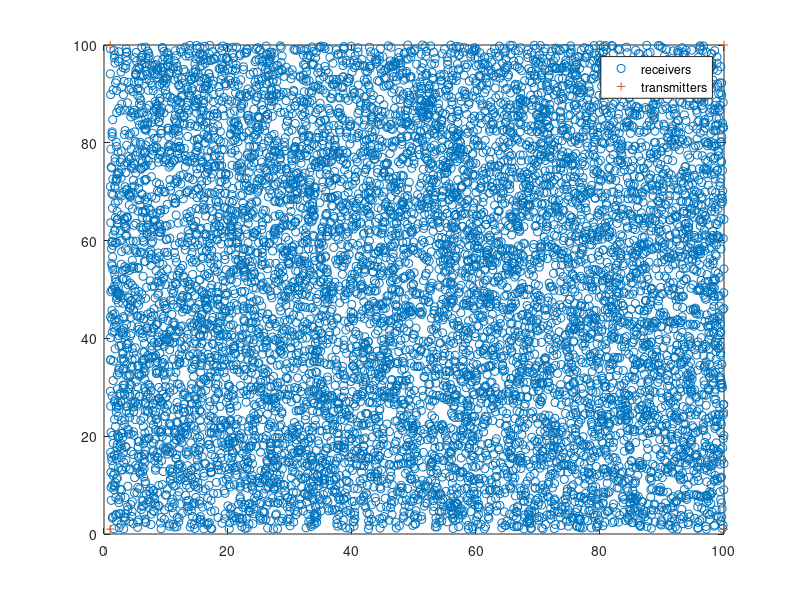

MATLAB code for this plot: (Note: this script raises an error after producing the figure.)
%error vs. tree level
%plug training data into SVM to find the position of each leaf
%% 
close all
N0 = -100;  %-100dBm
N0_lin = 10^(N0/10);    %for sigma
pt = 20;
pt_lin = 10^(pt/10);  %20dBm
r = 3.8;
rhat = 3.2;
sigma_s = 8;     %8dB, shadowing
x_c = 10;   %meter
dim1 = 100;
dim2 = 100;  %dimensions of the grid
tx = [1,1;dim1,1;1,dim2;dim1,dim2]; %tx position
ntx = length(tx(:,1));
nodes = 63;
c = [1+1j;1-1j;-1+1j;-1-1j];
%% 

data_count = 10000;
train_count = 8000;
test_count = data_count - train_count;  %use these numbers of data for training and testing
position = [rand(data_count,1)*(dim1-1)+1 rand(data_count,1)*(dim2-1)+1];  %array to store locations of rx
pr_dB = zeros(data_count, ntx); %array to store received signal strength from each tx
pr_est = zeros(data_count,ntx);
nsignal = 1000;

%R = zeros(train_count, train_count);    %correlation matrix for shadowing
% for i = 1:nrx
%     for k = 1:nrx
%         R(i,k) = exp(-norm(position(i,:)-position(k,:))/x_c);
%     end
% end
% R = sigma_s^2*R;
% sqrtR = sqrtm(R);
%%
for i = 1:data_count
    %S = sqrtR*randn(nrx,1);
    S = 0;
    for k = 1:ntx
        pr_dB(i,k) = pt - 10*r*log10(norm(position(i,:)-tx(k,:)));
    end
    %pr_dB(i,:) = pr_dB(i,:) + S(i);
    x = datasample(c,1000,1);   %signal sent
    omega = sqrt(N0_lin/2)*((randn(1000,1))+randn(1000,1)*1j);  %receiver noise
    y = x/rms(x)*sqrt(10.^(pr_dB(i,:)/10))+omega;   %signal received
    pr_est(i,:) = mean((abs(y)).^2)-N0_lin; %extract pr
end
%%

figure(1)
plot(position(:,1),position(:,2),'o');
hold on
plot(tx(:,1),tx(:,2),'+');
hold off
legend('receivers','transmitters');
%%
% class = position(:,1) > dim1/2;
% class = class*2 - 1;    %in class 1 if on the left half, in class 2 if on the right half
% SVMModel = fitcsvm(pr_est(1:train_count,:),class(1:train_count));
% 
% class = position(:,1) > dim1/2;
% prpos = [];
% prneg = [];
% pospos = [];
% posneg = [];
% for i = 1:length(pr_est(1,:))
%     pr = pr_est(1:train_count,i);
%     prpos(:,i) = pr(class(1:train_count));
%     prneg(:,i) = pr(~class(1:train_count));
% end
% 
% for i = 1:length(position(1,:))
%     pos = position(1:train_count,i);
%     pospos(:,i) = pos(class(1:train_count));
%     posneg(:,i) = pos(~class(1:train_count));
% end
% 
% class1 = posneg(:,1) > dim1/4;
% class2 = pospos(:,1) > dim1*3/4;
% class1 = class1*2-1;
% class2 = class2*2-1;
% SVMModel1 = fitcsvm(prneg,class1);
% SVMModel2 = fitcsvm(prpos,class2);
% 
% error_count = 0;
% for i = 1:train_count
%     if((pr_est(i,:)*SVMModel.Beta + SVMModel.Bias) < 0)
%         if((pr_est(i,:)*SVMModel1.Beta + SVMModel1.Bias) < 0 && position(i,1) > dim1/4)
%             error_count = error_count + 1;
%         elseif((pr_est(i,:)*SVMModel1.Beta + SVMModel1.Bias) > 0 && position(i,1) < dim1/4)
%             error_count = error_count + 1;
%         end
%     else
%         if((pr_est(i,:)*SVMModel2.Beta + SVMModel2.Bias) < 0 && position(i,1) > dim1*3/4)
%             error_count = error_count + 1; 
%         elseif((pr_est(i,:)*SVMModel2.Beta + SVMModel2.Bias) > 0 && position(i,1) < dim1*3/4)
%             error_count = error_count + 1;
%         end
%     end
% end
% train_error_rate = error_count/train_count;
% 
% error_count = 0;
% for i = train_count+1 : data_count
%     if((pr_est(i,:)*SVMModel.Beta + SVMModel.Bias)*class(i) < 0)
%        error_count = error_count + 1; 
%     end
% end
% test_error_rate = error_count/test_count;
% display(train_error_rate);
% display(test_error_rate);
% 
% class1 = [];
% class2 = [];
% w = SVMModel1.Beta;
% b = SVMModel1.Bias;
% for i = 1:length(prneg)
%     if(prneg(i,:)*w+b < 0)
%         class1 = [class1; posneg(i,:)];
%     else
%         class2 = [class2; posneg(i,:)];
%     end
% end
% 
% figure(2)
% plot(class1(:,1),class1(:,2),'o')
% hold on
% plot(class2(:,1),class2(:,2),'o')
% hold off
%%
SVM1 = SVM_rec_1D_fix(pr_est(1:train_count,:),position(1:train_count,:),dim1,dim2,1,nodes); %leaf = 2^level-1
Sfield = fieldnames(SVM1);
Scell = struct2cell(SVM1);
sz = size(Scell);
Scell = reshape(Scell,sz(1),[]);
Scell = Scell';
Scell = sortrows(Scell,3);
Scell = reshape(Scell',sz);
SVM1 = cell2struct(Scell,Sfield,1);  %sort SVM based on idx

%% dim2 SVMs to classify along dim2
SVM2 = [];
col = zeros(train_count,1);
for i = 1:train_count
    idx1 = 1;
    while (idx1 <= nodes)
        if(pr_est(i,:)*SVM1(idx1).w+SVM1(idx1).b < 0)
            idx1 = idx1 * 2;
        else
            idx1 = idx1 * 2 + 1;
        end
    end
    idx1 = idx1 - length(SVM1);
    col(i) = idx1;
end
for i = 1:nodes+1 %these many classes
    pr = [];
    pos = [];
%     class = (position(1:train_count,1) < i*dim1/(2^level)) & (position(1:train_count,1) > (i-1)*dim1/(2^level));
%     for k = 1:length(pr_est(1,:))
%         prk = pr_est(1:train_count,k);
%         pr(:,k) = prk(class);
%     end
%     for k = 1:length(position(1,:))
%         posk = position(1:train_count,k);
%         pos(:,k) = posk(class);
%     end
    class = col == i;
    for k = 1:length(pr_est(1,:))
        prk = pr_est(1:train_count,k);
        pr(:,k) = prk(class);
    end
    for k = 1:length(position(1,:))
        posk = position(1:train_count,k);
        pos(:,k) = posk(class);
    end
    temp = SVM_rec_2D_fix(pr,pos,dim1,dim2,1,nodes);
    Sfield = fieldnames(temp);
    Scell = struct2cell(temp);
    sz = size(Scell);
    Scell = reshape(Scell,sz(1),[]);
    Scell = Scell';
    Scell = sortrows(Scell,3);
    Scell = reshape(Scell',sz);
    temp = cell2struct(Scell,Sfield,1);  %sort temp based on idx

    SVM2 = [SVM2 temp];
end

SVM2 = reshape(SVM2,length(SVM1),length(SVM2)/length(SVM1));

%% map SVM results to location
group = zeros(train_count,2);
for i = 1:train_count
    idx1 = 1;
    while (idx1 <= nodes)
        if(pr_est(i,:)*SVM1(idx1).w+SVM1(idx1).b < 0)
            idx1 = idx1 * 2;
        else
            idx1 = idx1 * 2 + 1;
        end
    end
    idx1 = idx1 - length(SVM1);
    idx2 = 1;
    while (idx2 <= nodes)    %leaves of SVM1
        if(pr_est(i,:)*SVM2(idx2,idx1).w+SVM2(idx2,idx1).b < 0)
            idx2 = idx2 * 2;
        else
            idx2 = idx2 * 2 + 1;
        end
    end
    idx2 = idx2 - length(SVM2(:,1));
    group(i,:) = [idx1,idx2];
end

mapping = zeros(nodes+1,nodes+1,2);
for i = 1:(nodes+1)
    for k = 1:(nodes+1)
        class = (group(:,1) == i & group(:,2) == k);
        pos = [];
        for n = 1:length(position(1,:))
            posn = position(1:train_count,n);
            pos(:,n) = posn(class);
        end
        for n = 1:length(position(1,:))
            mapping(i,k,n) = mean(pos(:,n));
        end  
    end
end

%% find the location of training data
loc_test = zeros(test_count,2);
error = 0;
for i = train_count+1:data_count
    idx1 = 1;
    while (idx1 <= nodes)
        if(pr_est(i,:)*SVM1(idx1).w+SVM1(idx1).b < 0)
            idx1 = idx1 * 2;
        else
            idx1 = idx1 * 2 + 1;
        end
    end
    idx1 = idx1 - length(SVM1);
    idx2 = 1;
    while (idx2 <= nodes)    %leaves of SVM1
        if(pr_est(i,:)*SVM2(idx2,idx1).w+SVM2(idx2,idx1).b < 0)
            idx2 = idx2 * 2;
        else
            idx2 = idx2 * 2 + 1;
        end
    end
    idx2 = idx2 - length(SVM2(:,1));
    loc_test(i,:) = mapping(idx1,idx2);
    if(isnan(int16(mapping(idx1,idx2))))
        loc_test(i,:) = [dim1/2,dim2/2];
    end
    error = error + norm(loc_test(i,:)-position(i,:))^2;
end
error_ms = sqrt(error/test_count);
display(error_ms)
%% plot the grouping
% group = zeros(test_count,1);
% 
% for i = 1:train_count
%     idx = 1;
%     while (idx <= 2^(floor(log2(length(SVM1)+1)))-1)
%         if(pr_est(i,:)*SVM1(idx).w+SVM1(idx).b < 0)
%             idx = idx * 2;
%         else
%             idx = idx * 2 + 1;
%         end
%     end
%     group(i) = (idx);
% end
% 
% group = group - min(group) + 1;
% figure(3);
% xlim([0 dim1]);
% ylim([0 dim2]);
% hold on
% for i = 1:test_count
%     text(position(i,1),position(i,2),num2str(group(i)));
% end